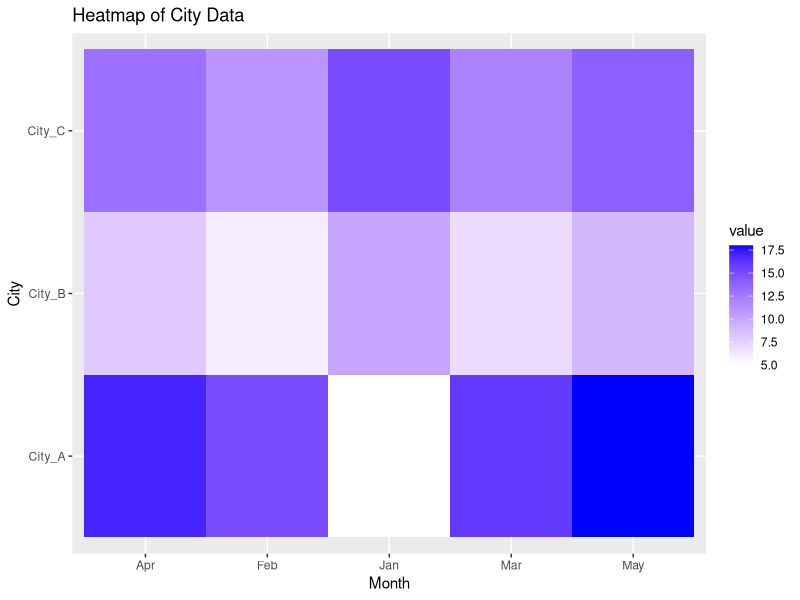

Here is the R script that generated this plot:
library(ggplot2)
library(reshape2)

# Data with NA replaced by 15
data <- data.frame(
  Month = c("Jan", "Feb", "Mar", "Apr", "May"),
  City_A = c(5, 15, 16, 17, 18),
  City_B = c(10, 6, 7, 8, 9),
  City_C = c(15, 11, 12, 13, 14)
)

# Melt and plot
melted_data <- melt(data, id.vars="Month")
ggplot(melted_data, aes(x=Month, y=variable, fill=value)) +
  geom_tile() +
  scale_fill_gradient(low="white", high="blue") +
  labs(title="Heatmap of City Data", x="Month", y="City")
